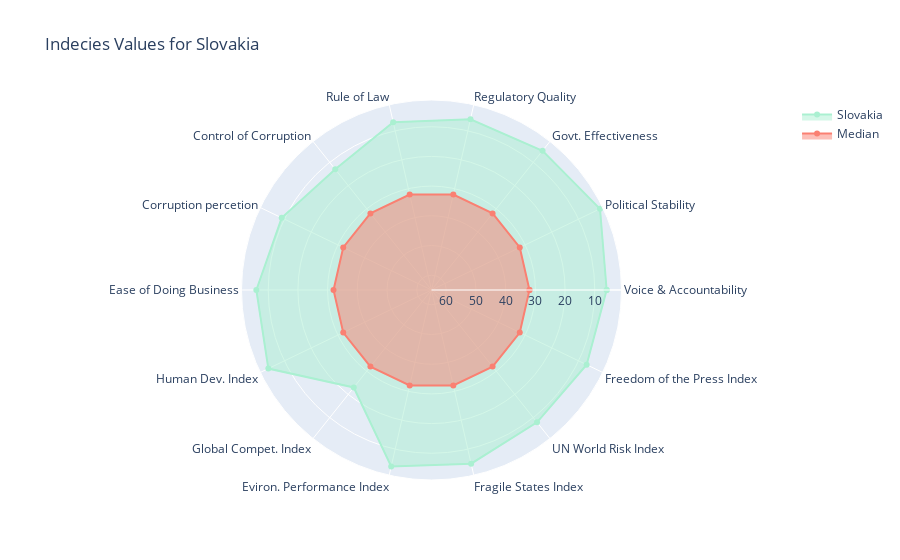

Notebook cell for this chart:
### Code cell
country_df = df[df['Country'] == 'Slovakia'].drop(['Country', 'Index Spread'], axis=1)
country_df

trace0 = go.Scatterpolar(r=country_df.values[0], #
                         theta=country_df.columns,
                         fill='toself',
                         name='Slovakia', #
                         marker={'color':'#aaf0d1'})

trace1 = go.Scatterpolar(r=[32]*17,
                         theta=country_df.columns,
                         fill='toself',
                         marker={'color':'#fa8072'},
                         name='Median')


layout = go.Layout(title='Indecies Values for Slovakia', #
                  polar={'radialaxis':{'range':[65,1]}})

fig = go.Figure(data=[trace0, trace1], layout=layout)
fig.show()

### Figure 1 — Plotly figure (JSON) as saved in the notebook; plotly's stock layout.template omitted (floating-point values rounded to 4 significant figures)
{"data": [{"fill": "toself", "marker": {"color": "#aaf0d1"}, "name": "Slovakia", "r": [6, 2, 5, 6, 7, 13, 9, 6, 4, 23, 4, 5, 8, 7, 6], "theta": ["Voice & Accountability", "Political Stability", "Govt. Effectiveness", "Regulatory Quality", "Rule of Law", "Control of Corruption", "Corruption percetion", "Ease of Doing Business", "Human Dev. Index", "Global Compet. Index", "Eviron. Performance Index", "Fragile States Index", "UN World Risk Index", "Freedom of the Press Index", "Voice & Accountability"], "type": "scatterpolar"}, {"fill": "toself", "marker": {"color": "#fa8072"}, "name": "Median", "r": [32, 32, 32, 32, 32, 32, 32, 32, 32, 32, 32, 32, 32, 32, 32, 32, 32], "theta": ["Voice & Accountability", "Political Stability", "Govt. Effectiveness", "Regulatory Quality", "Rule of Law", "Control of Corruption", "Corruption percetion", "Ease of Doing Business", "Human Dev. Index", "Global Compet. Index", "Eviron. Performance Index", "Fragile States Index", "UN World Risk Index", "Freedom of the Press Index", "Voice & Accountability"], "type": "scatterpolar"}], "layout": {"autosize": true, "polar": {"angularaxis": {"type": "category"}, "radialaxis": {"autorange": false, "range": [65, 1], "type": "linear"}}, "title": {"text": "Indecies Values for Slovakia"}}}
